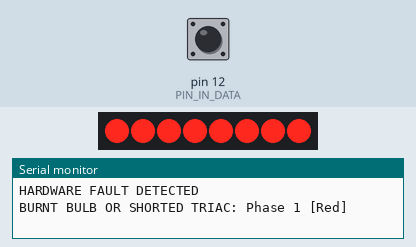
This program was run on a simulated Arduino Uno, built with avr-gcc and run on an emulated ATmega328P. Parts: 8 shift-register outputs drawn as a row of LEDs (first output left, lit = HIGH), the last lines printed to the serial monitor. Wiring (inferred from the names in the program): shift register (74HC595): data pin 11; shift clock pin 13; latch pin 8; OE pin 9. Wiring (inferred from the signals the program sends): row of LEDs: on Q0, Q1, Q2, Q3, Q4, Q5, Q6, Q7. The inputs (shaded band) are chosen by the test bench; at power-on: pin 12 (PIN_IN_DATA) LOW.

Above: at 1.7 s.
1.8 s: pin 12 (PIN_IN_DATA) driven HIGH
At 4.6 s:
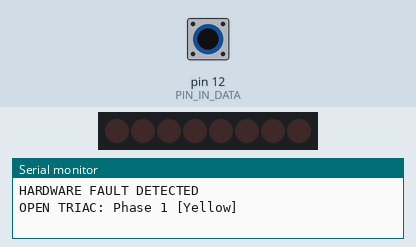
4.8 s: pin 12 (PIN_IN_DATA) driven LOW
At 5.12 s:
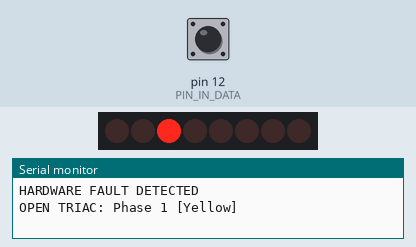
6.6 s: pin 12 (PIN_IN_DATA) pulsed HIGH 2 times (0.12 s each, 0.3 s apart)
At 8.13 s:
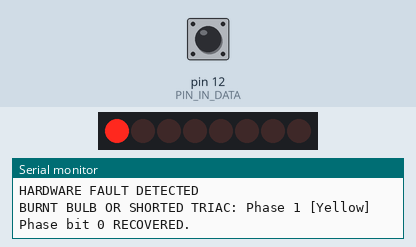
Timing chart, 0 to 15.6 s (numbered marks = the images above; inputs shaded):
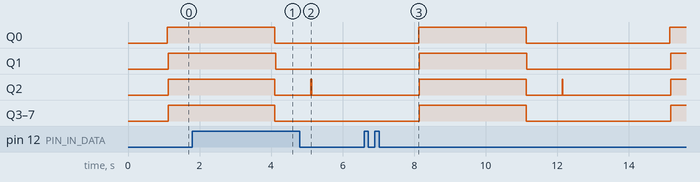

The program:

main.cpp
```cpp
#include <Arduino.h>
#include "traffic_controller.hpp"

TrafficController system_supervisor;

void setup() {
    Serial.begin(115200);
    delay(500);

    system_supervisor.begin();
    Serial.println("System Initialized. Starting hardware supervision...");
}

void loop() {
    system_supervisor.update();
    // 20ms delay is shorter than the 30ms debounce window, ensuring high resolution polling
    delay(20);
}
```

server_notifier.hpp
```cpp
// server_notifier.hpp
#ifndef SERVER_NOTIFIER_HPP
#define SERVER_NOTIFIER_HPP

#include <Arduino.h>

// Fault definitions
enum PhaseStatus {
  STATUS_OK,
  FAULT_BURNT_OR_SHORTED,
  FAULT_OPEN_TRIAC
};

class ServerNotifier {
public:
    void begin();
    void send_alert(uint8_t software_bit_index, PhaseStatus fault_type);
};

#endif
```

shiftreg_in.hpp
```cpp
#ifndef SHIFTREG_IN_HPP
#define SHIFTREG_IN_HPP

#include <Arduino.h>

// Updated to match Proteus image_2f593a.png
#define PIN_IN_PL     8   // Latch / Parallel Load (PL)
#define PIN_IN_CLK    13  // Shared Clock (CLK)
#define PIN_IN_DATA   12  // Data from 74HC165 (SDO)

class ShiftRegIn {
public:
    void begin();
    uint32_t read165();
};

#endif
```

shiftreg_out.hpp
```cpp
#ifndef SHIFTREG_OUT_HPP
#define SHIFTREG_OUT_HPP

#include <Arduino.h>

// Updated to match Proteus image_2f593a.png
#define PIN_OUT_LATCH 10  // Latch (STCP)
#define PIN_OUT_CLK   13  // Shared Clock (SHCP)
#define PIN_OUT_DATA  11  // Data to 74HC595 (SDI)
#define PIN_OUT_OE    9   // Output Enable (Active Low)

class ShiftRegOut {
private:
    uint32_t last_written_state;
    void led_write(uint8_t reg4, uint8_t reg3, uint8_t reg2, uint8_t reg1);

public:
    ShiftRegOut();
    void begin();
    void write_pattern(uint32_t pattern);
};

#endif
```

state_simulator.hpp
```cpp
#ifndef STATE_SIMULATOR_HPP
#define STATE_SIMULATOR_HPP

#include <Arduino.h>

class StateSimulator {
private:
    uint32_t last_step_time;
    uint16_t current_step_index;

public:
    StateSimulator();
    void begin();
    uint32_t get_expected_state();
};

#endif
```

traffic_controller.hpp
```cpp
#ifndef TRAFFIC_CONTROLLER_HPP
#define TRAFFIC_CONTROLLER_HPP

#include <Arduino.h>
#include "shiftreg_in.hpp"
#include "shiftreg_out.hpp"
#include "state_simulator.hpp"
#include "server_notifier.hpp"

#define TOTAL_PHASES  3 // 1 phase * 3 colors for the Proteus simulation

struct TrafficPhase {
    bool isCommandedOn;
    bool isSensorActive;
    PhaseStatus health;
    unsigned long lastFaultTime;
    bool isDebouncing;
    bool alertSent;
};

class TrafficController {
private:
    ShiftRegIn reader;
    ShiftRegOut writer;
    StateSimulator simulator;
    ServerNotifier notifier;

    TrafficPhase phases[TOTAL_PHASES];
    const unsigned long ZERO_CROSS_DEBOUNCE_MS = 30;

    void evaluate_phase(int software_bit_index);

public:
    TrafficController();
    void begin();
    void update();
};

#endif
```

server_notifier.cpp
```cpp
// server_notifier.cpp
#include "server_notifier.hpp"

void ServerNotifier::begin() {}

void ServerNotifier::send_alert(uint8_t software_bit_index, PhaseStatus fault_type) {
    Serial.println("=================================================");
    Serial.println("HARDWARE FAULT DETECTED");

    int phase_display = 1; // Hardcoded for 1-phase simulation
    String color_str;

    if (software_bit_index == 0) color_str = "Green";
    else if (software_bit_index == 1) color_str = "Yellow";
    else if (software_bit_index == 2) color_str = "Red";
    else color_str = "Unknown";

    char printBuffer[64];
    if (fault_type == FAULT_BURNT_OR_SHORTED) {
        sprintf(printBuffer, "BURNT BULB OR SHORTED TRIAC: Phase %d [%s]", phase_display, color_str.c_str());
        Serial.println(printBuffer);
    } else if (fault_type == FAULT_OPEN_TRIAC) {
        sprintf(printBuffer, "OPEN TRIAC: Phase %d [%s]", phase_display, color_str.c_str());
        Serial.println(printBuffer);
    }
}


// send_alert code for 30 phases (physically)
#if 0
void ServerNotifier::send_alert(uint8_t software_bit_index, PhaseStatus fault_type) {
    Serial.println("=================================================");
    Serial.println("HARDWARE FAULT DETECTED");

    // Reverse engineer the phase and color from the software bit index
    // Software layout: bits 2-31. Phase 10 is at 2-4, Phase 1 is at 29-31.
    int phase_group = 9 - ((software_bit_index - 2) / 3);
    int color_index = (software_bit_index - 2) % 3;

    int phase_display = phase_group + 1;
    String color_str;

    if (color_index == 0) color_str = "Green";
    else if (color_index == 1) color_str = "Yellow";
    else if (color_index == 2) color_str = "Red";

// Allocate a buffer large enough to hold the final text
    char printBuffer[64];

    if (fault_type == FAULT_BURNT_OR_SHORTED) {
        sprintf(printBuffer, "BURNT BULB OR SHORTED TRIAC: Phase %d [%s]", phase_display, color_str.c_str());
        Serial.println(printBuffer);
    } else if (fault_type == FAULT_OPEN_TRIAC) {
        sprintf(printBuffer, "OPEN TRIAC: Phase %d [%s]", phase_display, color_str.c_str());
        Serial.println(printBuffer);
    }
}
#endif
```

shiftreg_in.cpp
```cpp
// shiftreg_in.cpp
#include "shiftreg_in.hpp"

void ShiftRegIn::begin() {
    pinMode(PIN_IN_PL, OUTPUT);
    pinMode(PIN_IN_CLK, OUTPUT);
    pinMode(PIN_IN_DATA, INPUT);

    digitalWrite(PIN_IN_PL, HIGH);
    digitalWrite(PIN_IN_CLK, LOW);
}

uint32_t ShiftRegIn::read165() {
    uint32_t physical_state = 0;

    digitalWrite(PIN_IN_PL, LOW);
    delayMicroseconds(5);
    digitalWrite(PIN_IN_PL, HIGH);
    delayMicroseconds(5);

    //for the 30-phase system, change i<8 to i<32
    for (int i = 0; i < 8; i++) {
        physical_state <<= 1;
        if (digitalRead(PIN_IN_DATA)) {
            physical_state |= 1;
        }
        digitalWrite(PIN_IN_CLK, HIGH);
        delayMicroseconds(2);
        digitalWrite(PIN_IN_CLK, LOW);
        delayMicroseconds(2);
    }

    return physical_state;
}
```

shiftreg_out.cpp
```cpp
// shiftreg_out.cpp
#include "shiftreg_out.hpp"

ShiftRegOut::ShiftRegOut() {
    last_written_state = 0;
}

void ShiftRegOut::led_write(uint8_t reg4, uint8_t reg3, uint8_t reg2, uint8_t reg1) {
    digitalWrite(PIN_OUT_LATCH, LOW);
    shiftOut(PIN_OUT_DATA, PIN_OUT_CLK, MSBFIRST, reg4);
    shiftOut(PIN_OUT_DATA, PIN_OUT_CLK, MSBFIRST, reg3);
    shiftOut(PIN_OUT_DATA, PIN_OUT_CLK, MSBFIRST, reg2);
    shiftOut(PIN_OUT_DATA, PIN_OUT_CLK, MSBFIRST, reg1);
    digitalWrite(PIN_OUT_LATCH, HIGH);
}

void ShiftRegOut::begin() {
    pinMode(PIN_OUT_DATA, OUTPUT);
    pinMode(PIN_OUT_LATCH, OUTPUT);
    pinMode(PIN_OUT_CLK, OUTPUT);
    pinMode(PIN_OUT_OE, OUTPUT);

    digitalWrite(PIN_OUT_OE, HIGH);
    digitalWrite(PIN_OUT_CLK, LOW);
    digitalWrite(PIN_OUT_LATCH, LOW);

    led_write(0x00, 0x00, 0x00, 0x00);
    digitalWrite(PIN_OUT_OE, LOW);
}

void ShiftRegOut::write_pattern(uint32_t pattern) {
    if (pattern != last_written_state) {
        uint8_t reg1 = pattern & 0xFF;
        uint8_t reg2 = (pattern >> 8) & 0xFF;
        uint8_t reg3 = (pattern >> 16) & 0xFF;
        uint8_t reg4 = (pattern >> 24) & 0xFF;

        led_write(reg4, reg3, reg2, reg1);
        last_written_state = pattern;
    }
}
```

state_simulator.cpp
```cpp
#include "state_simulator.hpp"

// CHANGED: Reduced from 4 states to 3.
const uint16_t SCENARIO_LENGTH = 3;

// 3-bit logic: Red (Bit 2), Yellow (Bit 1), Green (Bit 0)
const uint32_t SCENARIO[SCENARIO_LENGTH] = {
    0x01, // State 0: Green
    0x02, // State 1: Yellow
    0x04  // State 2: Red
};

const uint32_t SCENARIO_TIMINGS[SCENARIO_LENGTH] = {
    3000, // Green for 3 seconds
    1000, // Yellow for 1 second
    3000  // Red for 3 seconds
};

StateSimulator::StateSimulator() {
    last_step_time = 0;
    current_step_index = 0;
}

void StateSimulator::begin() {
    last_step_time = millis();
}

uint32_t StateSimulator::get_expected_state() {
    uint32_t current_time = millis();
    if (current_time - last_step_time >= SCENARIO_TIMINGS[current_step_index]) {
        current_step_index++;
        if (current_step_index >= SCENARIO_LENGTH) current_step_index = 0;
        last_step_time = current_time;
    }
    return SCENARIO[current_step_index];
}
```

traffic_controller.cpp
```cpp
#include "traffic_controller.hpp"

TrafficController::TrafficController() {
    for(int i = 0; i < TOTAL_PHASES; i++) {
        phases[i].health = STATUS_OK;
        phases[i].isDebouncing = false;
        phases[i].alertSent = false;
    }
}

void TrafficController::begin() {
    reader.begin();
    writer.begin();
    simulator.begin();
    notifier.begin();
}

void TrafficController::evaluate_phase(int bit_index) {
    TrafficPhase &phase = phases[bit_index];
    PhaseStatus instantaneousState = STATUS_OK;

    if (phase.isCommandedOn) {
        instantaneousState = (!phase.isSensorActive) ? STATUS_OK : FAULT_OPEN_TRIAC;
    } else {
        instantaneousState = (phase.isSensorActive) ? STATUS_OK : FAULT_BURNT_OR_SHORTED;
    }

    if (instantaneousState != STATUS_OK) {
        if (!phase.isDebouncing) {
            phase.isDebouncing = true;
            phase.lastFaultTime = millis();
        } else if ((millis() - phase.lastFaultTime) > ZERO_CROSS_DEBOUNCE_MS) {
            phase.health = instantaneousState;
            if (!phase.alertSent) {
                // Offset by 2 to align with the ServerNotifier's expected 32-bit layout tracking (for physical system use bit_index+2)
                notifier.send_alert(bit_index, phase.health);
                phase.alertSent = true;
            }
        }
    } else {
        if (phase.health != STATUS_OK) {
            Serial.print("Phase bit ");
            Serial.print(bit_index);
            Serial.println(" RECOVERED.");
        }
        phase.isDebouncing = false;
        phase.health = STATUS_OK;
        phase.alertSent = false;
    }
}


void TrafficController::update() {
    static uint32_t previous_expected_state = 0;
    static unsigned long state_change_time = 0;

    // The amount of time to ignore the shift registers after a color change
    const unsigned long TRANSITION_BLIND_SPOT = 600;

    uint32_t expected_state = simulator.get_expected_state();

    // Trigger only on the exact millisecond the state changes
    if (expected_state != previous_expected_state) {
        writer.write_pattern(expected_state);
        previous_expected_state = expected_state;
        state_change_time = millis();

        // Reset all debounce flags so old data doesn't trigger instant faults
        for(int i = 0; i < TOTAL_PHASES; i++) {
             phases[i].isDebouncing = false;
        }
    }

    // NON-BLOCKING MASK: If 600ms hasn't passed since the last change, exit the function.
    // This allows the main loop to run at full speed for I2C and RTOS tasks.
    if (millis() - state_change_time < TRANSITION_BLIND_SPOT) {
        return;
    }

    // --- HARDWARE EVALUATION ---
    // This code only runs after the capacitors have stabilized
    uint32_t raw_physical_read = reader.read165();

    for (int bit = 0; bit < 3; bit++) {
        phases[bit].isCommandedOn = (expected_state >> bit) & 0x01;
        phases[bit].isSensorActive = (raw_physical_read >> bit) & 0x01;

        evaluate_phase(bit);
    }
}
```
